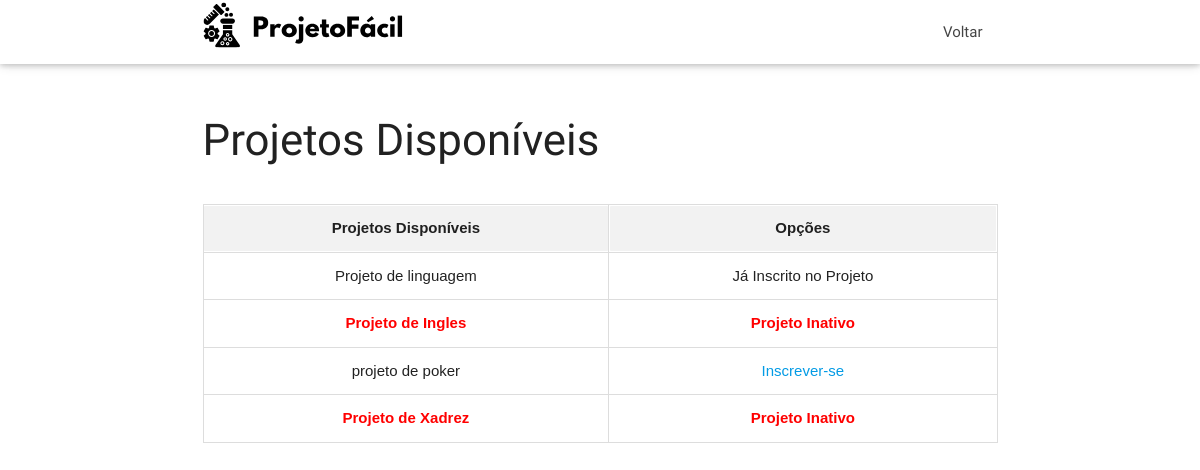
The app's page /Login/aluno/listarProjeto.php (signed in) with its own data.
### tables this page shows
CREATE TABLE IF NOT EXISTS `projeto` (
  `id_projeto` int NOT NULL AUTO_INCREMENT,
  `nome_projeto` varchar(255) DEFAULT NULL,
  `situacao` varchar(255) DEFAULT NULL,
  `fk_projeto_id_professor` int DEFAULT NULL,
  `data_finalizacao` date NOT NULL,
  PRIMARY KEY (`id_projeto`),
  KEY `fk_projeto_id_professor` (`fk_projeto_id_professor`)
);

### conecta.php (called while the page is built, shortened)
<?php
function executarSQL($mysql, $sql)
{
    $resultado = mysqli_query($mysql, $sql);
    return $resultado;
}

### Login/aluno/listarProjeto.php (the view, shortened to what this page needs)
<?php
require_once("../../conecta.php");
$conexao = conectar();
$busca_sql_user_pro = "SELECT * FROM usuario_projeto user_pro
    INNER JOIN projeto pro
    ON pro.id_projeto = user_pro.fk_projeto_id_projeto
    WHERE user_pro.fk_usuario_id_usuario = " . $_SESSION['usuario'][1];
$resultado_busca_sql_user_pro = executarSQL($conexao, $busca_sql_user_pro);
?>
<!DOCTYPE html>
<html lang="pt-br">
<head>
    <link href="../../Style/css/materialize.min.css" type="text/css" rel="stylesheet" media="screen,projection" />
    <link href="../../Style/css/style.css" type="text/css" rel="stylesheet" media="screen,projection" />
</head>
<body>
    <div id="navbar" class="navbar-fixed scrollspy">
        <nav class="white">
            <div class="nav-wrapper container">
                <a class="brand-logo"><img src="../../Style/images/logo.svg" style="height: 50px;"></a>
                <ul class="right hide-on-med-and-down">
                    <li><a href="../../Login/aluno/aluno.php">Voltar</a></li>
                </ul>
            </div>
        </nav>
    </div>
    <div class="container section scrollspy">
        <div class="section">
            <h3>Projetos Disponíveis</h3>
            <div class="table-container">
                <table>
                    <tr>
                        <th>Projetos Disponíveis</th>
                        <th>Opções</th>
                    </tr>
                    <?php
                    $sql = "SELECT * FROM projeto";
                    $resultado = mysqli_query($conexao, $sql);
                    $projetos = mysqli_fetch_all($resultado, MYSQLI_ASSOC);
                    foreach ($projetos as $projeto) {
                        $ja_inscrito = false;
                        foreach ($resultado_busca_sql_user_pro as $usuario_projeto) {
                            if ($usuario_projeto['fk_projeto_id_projeto'] == $projeto['id_projeto']) {
                                $ja_inscrito = true;
                                break;
                            }
                        }
                        echo '<tr>';
                        if ($projeto['situacao'] == "Inativo") {
                            echo '<td class="inactive-project">' . $projeto['nome_projeto'] . '</td>';
                            echo '<td class="inactive-project">Projeto Inativo</td>';
                        } else {
                            echo '<td>' . $projeto['nome_projeto'] . '</td>';
                            if ($ja_inscrito) {
                                echo '<td>Já Inscrito no Projeto</td>';
                            } else {
                                echo '<td><a href="inscricoes.php?id_projeto=' . $projeto['id_projeto'] . '">Inscrever-se</a></td>';
                            }
                        }
                        echo '</tr>';
                    }
                    ?>
                </table>
            </div>
        </div>
    </div>
</body>
</html>

### Style/css/style.css (style rules this page uses)
nav ul a, nav .brand-logo { color: #444; }
nav { overflow: visible; }
nav li a { -webkit-transition: background .3s ease-in-out; -moz-transition: background .3s ease-in-out; transition: background .3s ease-in-out; }
h4, table { font-family: "Arimo", serif; font-optical-sizing: auto; font-style: normal; }

### Login/aluno/listarProjeto.php (style rules this page uses)
.table-container { overflow-x: auto; margin-top: 20px; }
table { width: 100%; border-collapse: collapse; margin-top: 20px; }
th, td { padding: 12px; text-align: center; border: 1px solid #ddd; }
th { background-color: #f2f2f2; }
.inactive-project { color: red; font-weight: bold; }

### records on screen
projeto: nome_projeto "Projeto de linguagem", shows "Já Inscrito no Projeto"
projeto: nome_projeto "Projeto de Ingles"
projeto: nome_projeto "projeto de poker"
projeto: nome_projeto "Projeto de Xadrez"
